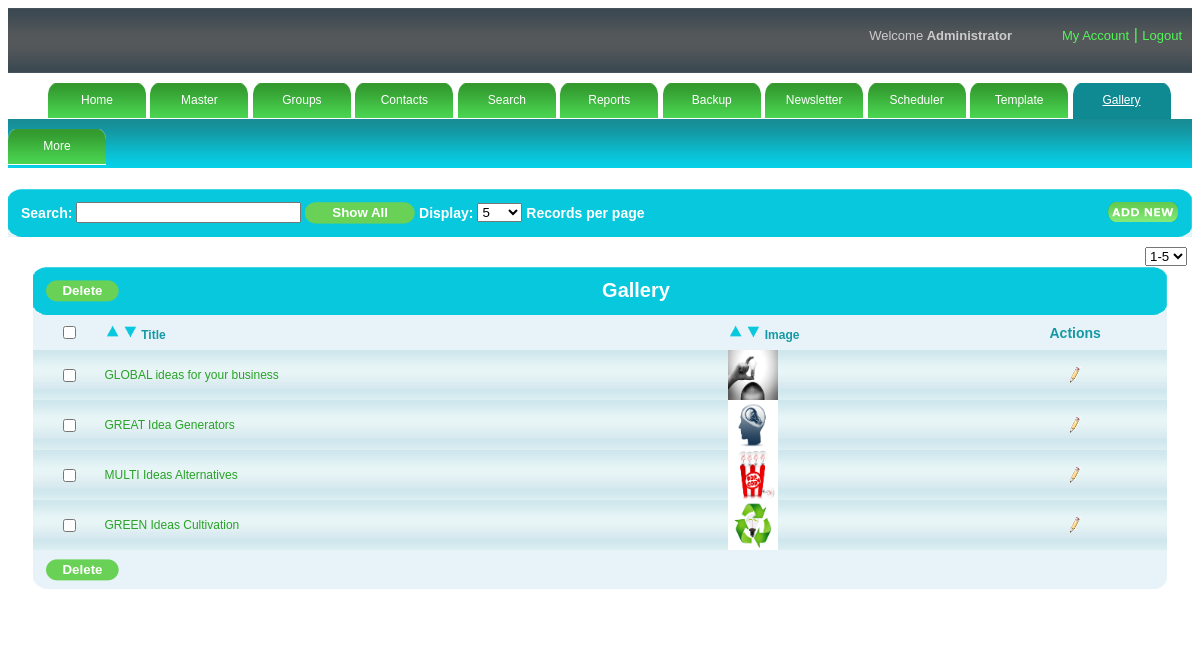
The page /admin/gallery.php (signed in) on the database its author committed.
### tables this page shows
CREATE TABLE IF NOT EXISTS `setting` (
  `rpp` varchar(100) NOT NULL,
  `eid` varchar(100) NOT NULL,
  `mask` varchar(500) NOT NULL
);

CREATE TABLE IF NOT EXISTS `gallery` (
  `id` bigint(20) NOT NULL AUTO_INCREMENT,
  `caption` varchar(255) NOT NULL,
  `name` varchar(400) NOT NULL,
  PRIMARY KEY (`id`)
);

### admin/rights.php (called while the page is built, shortened)
<?php
$s="select * from sysadmin where username='".$_SESSION['user']."'";
$rs=mysql_query($s);
$p=mysql_fetch_array($rs);
$subrights=explode(",",$p['subrights']);
?>

### admin/gallery.php (the view, shortened to what this page needs)
<!DOCTYPE html PUBLIC "-//W3C//DTD XHTML 1.0 Transitional//EN" "http://www.w3.org/TR/xhtml1/DTD/xhtml1-transitional.dtd">
<html xmlns="http://www.w3.org/1999/xhtml">
<head>
<link href="style.css" rel="stylesheet" media="screen" /><script type="text/javascript" src="validation.js"></script>
<link rel="stylesheet" type="text/css" href="mouseovertabs.css" />
<link href="dhtmlgoodies_calendar.css" rel="stylesheet" type="text/css" />
</head>
<body>
<?php include("header.php");?>
<?php include("menu.php");?>
<div id="submenu" >
<?php
				for($i=0;$i<count($rights);$i++)
				{
					if($rights[$i]=="13")
					{
						$flag=1;
					}
				}
				if($flag==1)
				{?>
<div >
</div>
<?php	$flag=0;
				}
?>
</div>
<div id="maincontent">
    <div id="searchbar">
    <table border="0" cellpadding="0" cellspacing="0" width="100%">
        <tr>
        <td colspan="5">
            <table width="100%" cellpadding="0" cellspacing="0" border="0">
            <tr>
                <th><img src="images/tableheadleft.png" /></th>
                <th class="thbackground12" width="100%">Search:
                <input type="text" size="25" id="txtsearch" name="txtsearch" value="" onKeyUp="javascript:tsearch()"  />
                <input type="button"  value="Show All" class="regbtn1" size="40" onclick="javascript:showall();"/>
                Display:
                    <select onchange="recperpage()" id="sel_limit">
                    <?php
						$sql="select * from setting";
						$res=mysql_query($sql);
						$row1=mysql_fetch_array($res);
						$a=$row1[0];
						$a=explode(",",$a);
						for($i=0;$i<count($a);$i++)
						{
						?>
                   <option value="<?php echo $a[$i];?>"><?php echo $a[$i];?></option>
        <?php } ?>
                    </select>
                    Records per page
                     <?php
		$flag=0;
		include("rights.php");
		for($i=0;$i<count($subrights);$i++)
		{
			if($subrights[$i]=="13.1")
			{
				$flag=1;
			}
		}
		if($flag==1)
		{
	?>
                <div class="floatright"><a onclick="javascript:addrecord();"><img src="images/addnew.png"  class="noborder"/></a></div>
   <?php } ?>
                </th>
                <th><img src="images/tableheadright.png" /></th>
            </tr>
            </table>
            </td>
        </tr>
       </table>
    </div>
    <div id="content">
	<?php include_once("paginggallery.php");?>
    </div>
<div id="blank"></div>
</body>
</html>

### admin/gallery_content.php (shortened to what this page needs)
<div id="table">
    	<table border="0" cellpadding="0" cellspacing="0" width="100%">
        <tr>
        <td colspan="5">
            <table width="100%" cellpadding="0" cellspacing="0" border="0">
            <tr>
                <th><img src="images/tableheadleft.png" /></th>
                <th class="thbackground"  align="left">
                  <?php
				$flag=0;
				include("rights.php");
				for($i=0;$i<count($subrights);$i++)
				{
					if($subrights[$i]=="13.3")
					{
						$flag=1;
					}
				}
				if($flag==1)
				{?>
                  <input type="button" onClick="javascript:mdelete(<?php echo $page-1; ?>,<?php echo $page_no_start; ?>,0,<?php echo $lastpage; ?>,<?php echo $last_page_rec; ?>,<?php echo $rec_limit; ?>);" value="Delete" class="regbtn" class="regbtn"><?php } ?></th>
           <th class="thbackground" width="100%"> Gallery
                </th>
                <th><img src="images/tableheadright.png" /></th>
            </tr>
            </table>
            </td>
        </tr>
        <tr>
        <td class="tabletitle"><input type="checkbox" name="check" id="check"  onclick="checkall_none();"/></td>
              			<td class="tabletitle1" align="left"><a onClick="desc(<?php echo '1';?>,<?php echo $page-1; ?>,<?php echo $page_no_start; ?>,0,<?php echo $lastpage; ?>,<?php echo $last_page_rec; ?>,<?php echo $rec_limit; ?>)"><img src="images/up.png" height="15" width="15" title="Descending" /></a>
                        <a onClick="asc(<?php echo '1';?>,<?php echo $page-1; ?>,<?php echo $page_no_start; ?>,0,<?php echo $lastpage; ?>,<?php echo $last_page_rec; ?>,<?php echo $rec_limit; ?>)"><img src="images/down.png" height="15" width="15" title="Ascending"/></a>
              			Title</td>
                <td class="tabletitle1" align="left"><a onClick="desc(<?php echo '2';?>,<?php echo $page-1; ?>,<?php echo $page_no_start; ?>,0,<?php echo $lastpage; ?>,<?php echo $last_page_rec; ?>,<?php echo $rec_limit; ?>)"><img src="images/up.png" height="15" width="15" title="Descending" /></a>
                        <a onClick="asc(<?php echo '2';?>,<?php echo $page-1; ?>,<?php echo $page_no_start; ?>,0,<?php echo $lastpage; ?>,<?php echo $last_page_rec; ?>,<?php echo $rec_limit; ?>)"><img src="images/down.png" height="15" width="15" title="Ascending"/></a>
              			Image</td>
            <td class="tabletitle">Actions</td>
        </tr>
             <?php
			if(isset($_GET['search']))
			{
				$search=$_GET['search'];
			}
			else
			{
				$search="";
			}
			if(isset($_GET['order']))
			{
				$sql ="select a.id,a.caption,a.name from (select id,caption,name from gallery where caption like '%".$search."%' limit $offset,$rec_limit) a order by ".$_GET['field']." ".$_GET['order'];
			}
			else
			{
				$sql ="select * from gallery where caption like '%".$search."%' limit $offset,$rec_limit";
			}
			$res = mysql_query($sql);
			while($row = mysql_fetch_object($res))
			{
			?>
			<tr>
        	<td class="tdbg"><input type="checkbox" name="C1_<?php echo $row->id;?>"  id="C1_<?php echo $row->id;?>" /></td>
            <td class="tdbg1"><?php echo stripslashes($row->caption);?></td>
            <td class="tdbg1" height="50"><img src="../uploadfiles/<?php echo stripslashes($row->name); ?>" height="50" width="50"></td>
                <td class="tdbg1">
                <table align="center" cellpadding="5" cellspacing="5">
                <tr>
                	<td class="tdaction">
                     <?php
				$flag=0;
			include("rights.php");
				for($i=0;$i<count($subrights);$i++)
				{
					if($subrights[$i]=="13.2")
					{
						$flag=1;
					}
				}
				if($flag==1)
				{?>
           <div align="center"><a onClick="javascript:update(<?php echo $row->id;?>,<?php echo $page-1; ?>,<?php echo $page_no_start; ?>,0,<?php echo $lastpage; ?>,<?php echo $last_page_rec; ?>,<?php echo $rec_limit; ?>)"><img src="images/edit-icon.png" title="Edit"/></a></div>
            <?php } ?>
            		</td>
               	</tr>
                </table>
                </td>
            </tr>
            <?php
}
?>
        <tr>
        <td colspan="5">
            <table width="100%" cellpadding="0" cellspacing="0" border="0">
            <tr>
                <th><img src="images/tablefootright.png" /></th>
                <th class="thbackground1" width="100%" align="left">
                      <?php
               $flag=0;
				include("rights.php");
				for($i=0;$i<count($subrights);$i++)
				{
					if($subrights[$i]=="13.3")
					{
						$flag=1;
					}
				}
				if($flag==1)
				{?>
                  <input type="button" onClick="javascript:mdelete(<?php echo $page-1; ?>,<?php echo $page_no_start; ?>,0,<?php echo $lastpage; ?>,<?php echo $last_page_rec; ?>,<?php echo $rec_limit; ?>);" value="Delete" class="regbtn" class="regbtn"><?php } ?>
                </th>
                <th><img src="images/tablefootleft.png" /></th>
            </tr>
            </table>
        </td>
        </tr>
        </table>
    </div>
</div>

### admin/style.css (style rules this page uses)
body { font-family:Verdana, Arial, Helvetica, sans-serif; }
.regbtn { background:url(images/btn.png) no-repeat; border:none; color:#FFFFFF; width:73px; font-weight:bolder; height:22px; vertical-align:text-top; }
.regbtn1 { background:url(images/btn1.png) no-repeat; border:none; color:#FFFFFF; width:110px; font-weight:bolder; height:22px; }
.tdbg { background:url(images/tdbg.png); height:40px; border:none; color:#1499a4; font-size:12px; text-align:center; }
.tdbg1 { background:url(images/tdbg.png); height:40px; border:none; color:#28a227; font-size:12px; text-align:left; }
.tdaction a img { border:none; }
#submenu { background:url(images/submenu.png); width:auto; height:49px; }
#content { margin:auto; background-color:#FFFFFF; width:auto; padding-top:10px; }
#maincontent { z-index:99; margin:auto; background-color:#FFFFFF; width:auto; padding-top:20px; }
.thbackground { background:url(images/tablehead.png); border:none; color:#FFFFFF; font-size:20px; text-align:center; }
.thbackground12 { background:url(images/tablehead.png); border:none; color:#FFFFFF; font-size:14px; text-align:left; }
.thbackground1 { background-color:#e8f3f9; }
#table { padding-left:25px; padding-top:15px; padding-right:25px; }
.noborder { border:none; }
.tabletitle { color:#1499a4; font-size:14px; font-weight:bold; text-align:center; height:35px; background-color:#e8f3f9; }
.tabletitle1 { color:#1499a4; font-size:14px; font-weight:bold; font-size:12px; text-align:left; height:35px; background-color:#e8f3f9; }
#blank { height:30px; width:auto; background-color:#FFFFFF; }
.floatright { float:right; }

### rows shown on the page
setting: rpp "5"
gallery: caption "GLOBAL ideas for your business", name (picture)
gallery: caption "GREAT Idea Generators", name (picture)
gallery: caption "MULTI Ideas Alternatives", name (picture)
gallery: caption "GREEN Ideas Cultivation", name (picture)

### other values the page prints
form field value "1-5"
